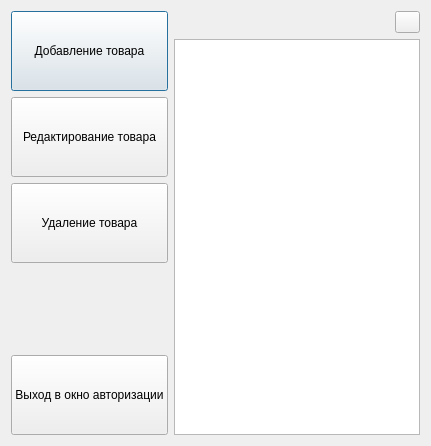
<?xml version="1.0" encoding="UTF-8"?>
<ui version="4.0">
 <class>winadmin</class>
 <widget class="QDialog" name="winadmin">
  <property name="geometry">
   <rect>
    <x>0</x>
    <y>0</y>
    <width>431</width>
    <height>446</height>
   </rect>
  </property>
  <property name="sizePolicy">
   <sizepolicy hsizetype="Fixed" vsizetype="Fixed">
    <horstretch>0</horstretch>
    <verstretch>0</verstretch>
   </sizepolicy>
  </property>
  <property name="minimumSize">
   <size>
    <width>0</width>
    <height>55</height>
   </size>
  </property>
  <property name="maximumSize">
   <size>
    <width>700</width>
    <height>16777215</height>
   </size>
  </property>
  <property name="windowTitle">
   <string>Dialog</string>
  </property>
  <property name="styleSheet">
   <string notr="true"/>
  </property>
  <layout class="QGridLayout" name="gridLayout">
   <item row="0" column="0">
    <layout class="QHBoxLayout" name="horizontalLayout_2">
     <item>
      <layout class="QVBoxLayout" name="verticalLayout">
       <item>
        <widget class="QPushButton" name="add_button">
         <property name="minimumSize">
          <size>
           <width>0</width>
           <height>80</height>
          </size>
         </property>
         <property name="styleSheet">
          <string notr="true"/>
         </property>
         <property name="text">
          <string>Добавление товара</string>
         </property>
         <property name="autoDefault">
          <bool>false</bool>
         </property>
         <property name="default">
          <bool>true</bool>
         </property>
         <property name="flat">
          <bool>false</bool>
         </property>
        </widget>
       </item>
       <item>
        <widget class="QPushButton" name="edit_button">
         <property name="minimumSize">
          <size>
           <width>0</width>
           <height>80</height>
          </size>
         </property>
         <property name="styleSheet">
          <string notr="true"/>
         </property>
         <property name="text">
          <string>Редактирование товара</string>
         </property>
        </widget>
       </item>
       <item>
        <widget class="QPushButton" name="del_button">
         <property name="minimumSize">
          <size>
           <width>0</width>
           <height>80</height>
          </size>
         </property>
         <property name="styleSheet">
          <string notr="true"/>
         </property>
         <property name="text">
          <string>Удаление товара</string>
         </property>
        </widget>
       </item>
       <item>
        <spacer name="verticalSpacer">
         <property name="orientation">
          <enum>Qt::Vertical</enum>
         </property>
         <property name="sizeHint" stdset="0">
          <size>
           <width>20</width>
           <height>40</height>
          </size>
         </property>
        </spacer>
       </item>
       <item>
        <widget class="QPushButton" name="main_prod_button">
         <property name="minimumSize">
          <size>
           <width>0</width>
           <height>80</height>
          </size>
         </property>
         <property name="styleSheet">
          <string notr="true"/>
         </property>
         <property name="text">
          <string>Выход в окно авторизации</string>
         </property>
        </widget>
       </item>
      </layout>
     </item>
     <item>
      <layout class="QVBoxLayout" name="verticalLayout_2">
       <item>
        <layout class="QHBoxLayout" name="horizontalLayout">
         <item>
          <spacer name="horizontalSpacer">
           <property name="orientation">
            <enum>Qt::Horizontal</enum>
           </property>
           <property name="sizeHint" stdset="0">
            <size>
             <width>40</width>
             <height>20</height>
            </size>
           </property>
          </spacer>
         </item>
         <item>
          <widget class="QPushButton" name="cycle_admin">
           <property name="sizePolicy">
            <sizepolicy hsizetype="Fixed" vsizetype="Fixed">
             <horstretch>0</horstretch>
             <verstretch>0</verstretch>
            </sizepolicy>
           </property>
           <property name="maximumSize">
            <size>
             <width>25</width>
             <height>25</height>
            </size>
           </property>
           <property name="text">
            <string/>
           </property>
           <property name="iconSize">
            <size>
             <width>20</width>
             <height>20</height>
            </size>
           </property>
          </widget>
         </item>
        </layout>
       </item>
       <item>
        <widget class="QTableView" name="tableView">
         <property name="minimumSize">
          <size>
           <width>1</width>
           <height>300</height>
          </size>
         </property>
         <property name="toolTip">
          <string>&lt;html&gt;&lt;head/&gt;&lt;body&gt;&lt;p&gt;Выбирайте товар, с которым хотите проводить взаимодействие, нажимая на любую ячейку его строки.&lt;/p&gt;&lt;/body&gt;&lt;/html&gt;</string>
         </property>
         <property name="whatsThis">
          <string>&lt;html&gt;&lt;head/&gt;&lt;body&gt;&lt;p align=&quot;center&quot;&gt;Таблица товаров&lt;/p&gt;&lt;/body&gt;&lt;/html&gt;</string>
         </property>
         <property name="styleSheet">
          <string notr="true"/>
         </property>
         <property name="editTriggers">
          <set>QAbstractItemView::NoEditTriggers</set>
         </property>
         <property name="dragEnabled">
          <bool>true</bool>
         </property>
         <property name="dragDropMode">
          <enum>QAbstractItemView::DragOnly</enum>
         </property>
         <property name="alternatingRowColors">
          <bool>true</bool>
         </property>
         <property name="gridStyle">
          <enum>Qt::SolidLine</enum>
         </property>
         <property name="sortingEnabled">
          <bool>false</bool>
         </property>
         <property name="cornerButtonEnabled">
          <bool>false</bool>
         </property>
         <attribute name="horizontalHeaderCascadingSectionResizes">
          <bool>true</bool>
         </attribute>
         <attribute name="horizontalHeaderMinimumSectionSize">
          <number>20</number>
         </attribute>
         <attribute name="horizontalHeaderShowSortIndicator" stdset="0">
          <bool>false</bool>
         </attribute>
         <attribute name="verticalHeaderMinimumSectionSize">
          <number>10</number>
         </attribute>
        </widget>
       </item>
      </layout>
     </item>
    </layout>
   </item>
  </layout>
 </widget>
 <resources/>
 <connections/>
</ui>
